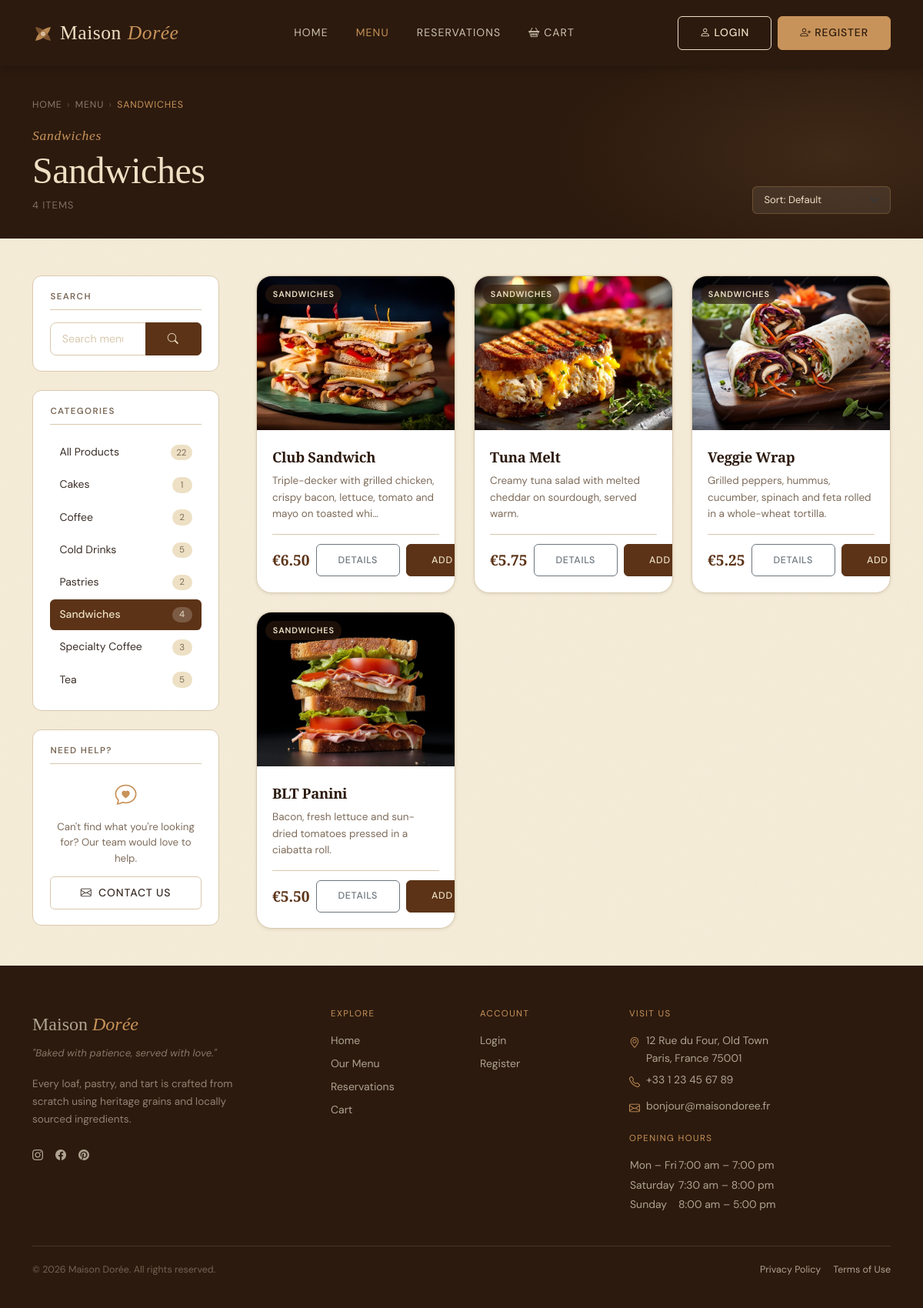
The app's page /products.php?category_id=5 with its own data.
### tables this page shows
CREATE TABLE `categories` (
  `id` int(11) NOT NULL,
  `name` varchar(50) NOT NULL
);

CREATE TABLE `products` (
  `id` int(11) NOT NULL,
  `category_id` int(11) DEFAULT NULL,
  `name` varchar(100) NOT NULL,
  `description` text DEFAULT NULL,
  `price` decimal(10,2) NOT NULL,
  `image_url` varchar(255) DEFAULT NULL
);

### db_connect.php (called while the page is built, shortened)
<?php
function db(): PDO {
    static $pdo = null;
    if ($pdo !== null) return $pdo;
    $dsn = sprintf('mysql:host=%s;port=%s;dbname=%s;charset=%s', DB_HOST, DB_PORT, DB_NAME, DB_CHARSET);
    $options = [
        PDO::ATTR_ERRMODE            => PDO::ERRMODE_EXCEPTION,
        PDO::ATTR_DEFAULT_FETCH_MODE => PDO::FETCH_ASSOC,
        PDO::ATTR_EMULATE_PREPARES   => false,
    ];
    try {
        $pdo = new PDO($dsn, DB_USER, DB_PASS, $options);
    } catch (PDOException $e) {
        error_log($e->getMessage());
        exit('Connection failed.');
    }
    return $pdo;
}
function db_fetch_all(string $sql, array $params = []): array {
    $stmt = db()->prepare($sql);
    $stmt->execute($params);
    return $stmt->fetchAll();
}
function db_fetch_one(string $sql, array $params = []): ?array {
    $stmt = db()->prepare($sql);
    $stmt->execute($params);
    $row = $stmt->fetch();
    return $row !== false ? $row : null;
}
?>

### products.php (the view, shortened to what this page needs)
<?php
require_once 'db_connect.php';
$categoryId = filter_input(INPUT_GET, 'category_id', FILTER_VALIDATE_INT, [
    'options' => ['min_range' => 1],
]);
$searchQuery = trim(strip_tags($_GET['q'] ?? ''));
$sortRaw     = $_GET['sort'] ?? 'default';
$page        = max(1, (int) ($_GET['page'] ?? 1));
$perPage     = 9;
$sortOptions = [
    'default'     => 'p.id ASC',
    'name_asc'    => 'p.name ASC',
    'name_desc'   => 'p.name DESC',
    'price_asc'   => 'p.price ASC',
    'price_desc'  => 'p.price DESC',
];
$sortCol = $sortOptions[$sortRaw] ?? $sortOptions['default'];
$currentCategory = null;
if ($categoryId) {
    $currentCategory = db_fetch_one(
        'SELECT id, name FROM categories WHERE id = :id LIMIT 1',
        [':id' => $categoryId]
    );
}
$allCategories = db_fetch_all(
    'SELECT
         c.id,
         c.name,
         COUNT(p.id) AS product_count
     FROM categories c
     LEFT JOIN products p ON p.category_id = c.id
     GROUP BY c.id, c.name
     ORDER BY c.name ASC'
);
$whereClauses = ['1=1'];
$params       = [];
if ($categoryId) {
    $whereClauses[] = 'p.category_id = :cid';
    $params[':cid'] = $categoryId;
}
$whereSQL = 'WHERE ' . implode(' AND ', $whereClauses);
$totalProducts = (int) db_fetch_one(
    "SELECT COUNT(*) AS cnt
       FROM products p
       JOIN categories c ON c.id = p.category_id
      $whereSQL",
    $params
)['cnt'];
$totalPages = max(1, (int) ceil($totalProducts / $perPage));
$page       = min($page, $totalPages);
$offset     = ($page - 1) * $perPage;
$products = db_fetch_all(
    "SELECT
         p.id,
         p.name,
         p.description,
         p.price,
         p.image_url,
         c.name AS category_name,
         c.id   AS category_id
     FROM products p
     JOIN categories c ON c.id = p.category_id
    $whereSQL
     ORDER BY $sortCol
     LIMIT :lim OFFSET :off",
    array_merge($params, [':lim' => $perPage, ':off' => $offset])
);
function buildUrl(array $overrides = []): string
{
    $base = [
        'category_id' => $_GET['category_id'] ?? null,
        'q'           => $_GET['q']           ?? null,
        'sort'        => $_GET['sort']         ?? null,
        'page'        => $_GET['page']         ?? null,
    ];
    $merged = array_filter(array_merge($base, $overrides), fn($v) => $v !== null && $v !== '');
    return 'products.php?' . http_build_query($merged);
}
require_once __DIR__ . '/header.php';
?>
<section class="prod-hero" aria-labelledby="prod-hero-heading">
    <div class="prod-hero__bg" aria-hidden="true"></div>
    <div class="container position-relative z-1">
        <nav aria-label="Breadcrumb" class="prod-breadcrumb mb-3">
            <a href="index.php">Home</a>
            <span aria-hidden="true">›</span>
            <a href="categories.php">Menu</a>
            <?php if ($currentCategory): ?>
                <span aria-hidden="true">›</span>
                <span aria-current="page"><?= htmlspecialchars($currentCategory['name']) ?></span>
            <?php else: ?>
                <span aria-hidden="true">›</span>
                <span aria-current="page">All Products</span>
            <?php endif; ?>
        </nav>
        <div class="row align-items-end g-3">
            <div class="col">
                <span class="label-script">
                    <?= $currentCategory ? htmlspecialchars($currentCategory['name']) : 'Everything' ?>
                </span>
                <h1 class="prod-hero__title" id="prod-hero-heading">
                    <?php if ($searchQuery !== ''): ?>
                        Results for "<em><?= htmlspecialchars($searchQuery) ?></em>"
                    <?php elseif ($currentCategory): ?>
                        <?= htmlspecialchars($currentCategory['name']) ?>
                    <?php else: ?>
                        All <em>Products</em>
                    <?php endif; ?>
                </h1>
                <p class="prod-hero__meta" aria-live="polite">
                    <?= $totalProducts ?> item<?= $totalProducts !== 1 ? 's' : '' ?>
                </p>
            </div>
            <div class="col-auto">
                <form method="GET" action="products.php" class="d-flex align-items-center gap-2"
                      aria-label="Sort products">
                    <select
                        id="sort"
                        name="sort"
                        class="form-select prod-sort__select"
                        aria-label="Sort products"
                        onchange="this.form.submit()">
                        <option value="default"    <?= $sortRaw === 'default'    ? 'selected' : '' ?>>Sort: Default</option>
                    </select>
                </form>
            </div>
        </div>
    </div>
</section>
<div class="container prod-layout py-5">
    <div class="row g-5">
        <aside class="col-12 col-lg-3" aria-label="Category filter">
            <div class="prod-sidebar-block mb-4">
                <h2 class="prod-sidebar-block__title">Search</h2>
                <form method="GET" action="products.php" role="search" aria-label="Search products">
                    <div class="input-group">
                        <input
                            type="search"
                            name="q"
                            class="form-control prod-sidebar__search"
                            placeholder="Search menu…"
                            value="<?= htmlspecialchars($searchQuery) ?>"
                            aria-label="Search products">
                        <button type="submit" class="btn btn-primary" aria-label="Search">
                            <i class="bi bi-search" aria-hidden="true"></i>
                        </button>
                    </div>
                </form>
            </div>
            <div class="prod-sidebar-block">
                <h2 class="prod-sidebar-block__title">Categories</h2>
                <nav aria-label="Filter by category">
                    <ul class="prod-cat-list" role="list">
                        <li role="listitem">
                            <a
                                href="products.php<?= $searchQuery ? '?q=' . urlencode($searchQuery) : '' ?>"
                                class="prod-cat-list__item <?= !$categoryId ? 'prod-cat-list__item--active' : '' ?>"
                                aria-current="<?= !$categoryId ? 'page' : 'false' ?>">
                                <span class="prod-cat-list__name">All Products</span>
                                <span class="prod-cat-list__count">
                                    <?= array_sum(array_column($allCategories, 'product_count')) ?>
                                </span>
                            </a>
                        </li>
                        <?php foreach ($allCategories as $cat): ?>
                            <li role="listitem">
                                <a
                                    href="<?= buildUrl(['category_id' => $cat['id'], 'page' => null]) ?>"
                                    class="prod-cat-list__item <?= (int)($currentCategory['id'] ?? 0) === (int)$cat['id'] ? 'prod-cat-list__item--active' : '' ?>"
                                    aria-current="<?= (int)($currentCategory['id'] ?? 0) === (int)$cat['id'] ? 'page' : 'false' ?>">
                                    <span class="prod-cat-list__name">
                                        <?= htmlspecialchars($cat['name']) ?>
                                    </span>
                                    <span class="prod-cat-list__count">
                                        <?= (int) $cat['product_count'] ?>
                                    </span>
                                </a>
                            </li>
                        <?php endforeach; ?>
                    </ul>
                </nav>
            </div>
            <div class="prod-sidebar-block mt-4">
                <h2 class="prod-sidebar-block__title">Need Help?</h2>
                <div class="prod-sidebar-help">
                    <i class="bi bi-chat-heart prod-sidebar-help__icon" aria-hidden="true"></i>
                    <p class="prod-sidebar-help__text">
                        Can't find what you're looking for? Our team would love to help.
                    </p>
                    <a href="mailto:bonjour@maisondoree.fr" class="btn btn-ghost btn-sm w-100">
                        <i class="bi bi-envelope me-1" aria-hidden="true"></i> Contact Us
                    </a>
                </div>
            </div>
        </aside>
        <main class="col-12 col-lg-9" id="products-grid" aria-label="Products">
            <?php if (empty($products)): ?>
                <div class="prod-empty" role="status" aria-live="polite">
                    <i class="bi bi-bag-x prod-empty__icon" aria-hidden="true"></i>
                    <h2 class="prod-empty__title">
                        <?= $searchQuery !== ''
                            ? 'No results for "' . htmlspecialchars($searchQuery) . '"'
                            : 'No products available' ?>
                    </h2>
                    <p class="prod-empty__body">
                        <?= $searchQuery !== ''
                            ? 'Try a different search term, or browse a category below.'
                            : 'Check back soon — our bakers are hard at work!' ?>
                    </p>
                    <div class="d-flex gap-3 justify-content-center flex-wrap mt-3">
                        <a href="categories.php" class="btn btn-primary">Browse All Categories</a>
                        <?php if ($searchQuery !== '' || $categoryId): ?>
                            <a href="products.php" class="btn btn-ghost">Clear Filters</a>
                        <?php endif; ?>
                    </div>
                </div>
            <?php else: ?>
                <div class="row g-4" id="productGrid">
                    <?php foreach ($products as $index => $product):
                        $price = number_format((float)$product['price'], 2);
                        $imgSrc = !empty($product['image_url'])
                            ? 'images/' . htmlspecialchars($product['image_url'], ENT_QUOTES)
                            : 'images/placeholder.jpg';
                    ?>
                        <div
                            class="col-12 col-sm-6 col-xl-4"
                            style="--p-delay:<?= $index * 0.06 ?>s">
                            <article
                                class="prod-card"
                                aria-label="<?= htmlspecialchars($product['name']) ?>, €<?= $price ?>">
                                <a
                                    href="product_details.php?id=<?= (int) $product['id'] ?>"
                                    class="prod-card__thumb-link"
                                    tabindex="-1"
                                    aria-hidden="true">
                                    <img
                                        src="<?= $imgSrc ?>"
                                        alt="<?= htmlspecialchars($product['name']) ?>"
                                        class="prod-card__img card-img-top"
                                        loading="lazy"
                                        width="400"
                                        height="200"
                                        onerror="this.onerror=null; this.src='images/placeholder.jpg';">
                                    <span class="prod-card__category-ribbon">
                                    </span>
                                </a>
                                <div class="prod-card__body">
                                    <h3 class="prod-card__name">
                                        <a
                                            href="product_details.php?id=<?= (int) $product['id'] ?>"
                                            class="prod-card__name-link">
                                            <?= htmlspecialchars($product['name']) ?>
                                        </a>
                                    </h3>
                                    <?php if (!empty($product['description'])): ?>
                                        <p class="prod-card__desc">
                                            <?= htmlspecialchars(
                                                mb_strimwidth($product['description'], 0, 90, '…')
                                            ) ?>
                                        </p>
                                    <?php endif; ?>
                                    <div class="prod-card__footer">
                                        <span class="prod-card__price" aria-label="Price: €<?= $price ?>">
                                            €<?= $price ?>
                                        </span>
                                        <div class="d-flex gap-2 align-items-center">
                                            <a
                                                href="product_details.php?id=<?= (int) $product['id'] ?>"
                                                class="btn btn-outline-secondary btn-sm prod-card__cta"
                                                aria-label="View details for <?= htmlspecialchars($product['name']) ?>">
                                                Details
                                            </a>
                                            <a
                                                href="addtocart.php?id=<?= (int) $product['id'] ?>"
                                                class="btn btn-primary btn-sm prod-card__cta"
                                                aria-label="Add <?= htmlspecialchars($product['name']) ?> to cart">
                                                <i class="bi bi-basket-plus me-1" aria-hidden="true"></i>Add
                                            </a>
                                        </div>
                                    </div>
                                </div>
                            </article>
                        </div>
                    <?php endforeach; ?>
                </div>
            <?php endif; ?>
        </main>
    </div>
</div>
<?php require_once __DIR__ . '/footer.php'; ?>

### records on screen
categories: name "SANDWICHES", name "Sandwiches", product_count "4"
categories: name "Cakes", product_count "1"
categories: name "Coffee", product_count "2"
categories: name "Cold Drinks", product_count "5"
categories: name "Pastries", product_count "2"
categories: name "Specialty Coffee", product_count "3"
categories: name "Tea", product_count "5"
products: image_url (picture), name "Club Sandwich", description "Triple-decker with grilled chicken, crispy bacon, lettuce, tomato and mayo on toasted whi…", price "6.50"
products: image_url (picture), name "Tuna Melt", description "Creamy tuna salad with melted cheddar on sourdough, served warm.", price "5.75"
products: image_url (picture), name "Veggie Wrap", description "Grilled peppers, hummus, cucumber, spinach and feta rolled in a whole-wheat tortilla.", price "5.25"
products: image_url (picture), name "BLT Panini", description "Bacon, fresh lettuce and sun-dried tomatoes pressed in a ciabatta roll.", price "5.50"

### other values on screen
$totalProducts "4"
array_sum(array_column($allCategories, 'product_count')) "22"
